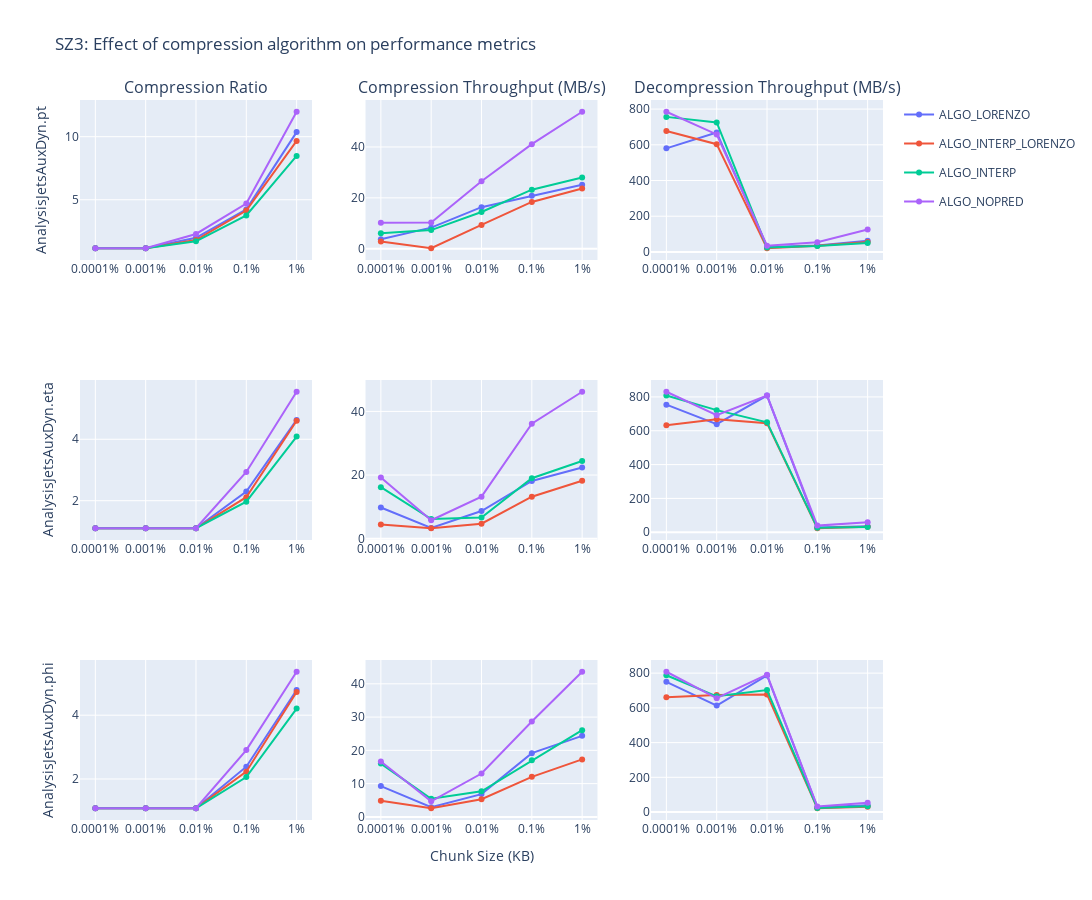
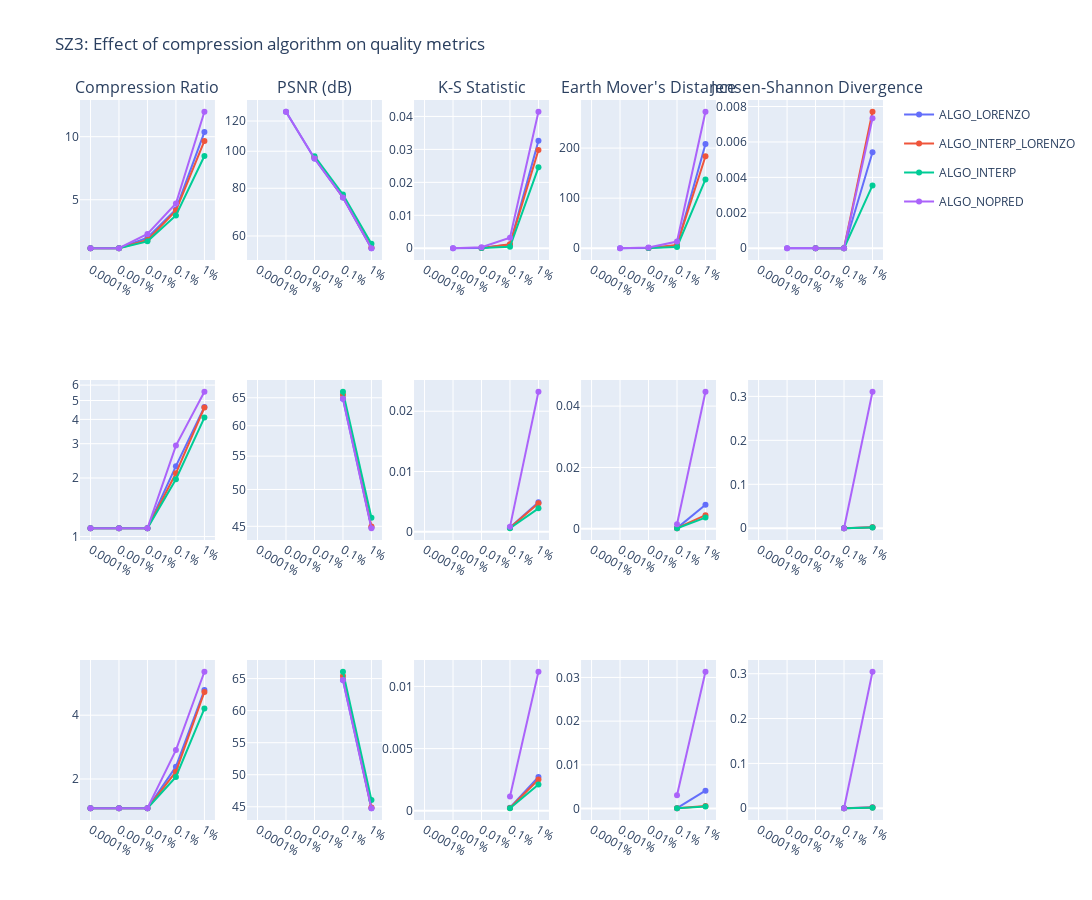

Notebook source saved alongside these figures, in order:
### Code cell
# Color mapping: group by variable type (.pt, .eta, .phi) with shades within each family
algorithms = df['config.compressor_config.cmprAlgo'].unique()

algo_colors = {
    '0': '#636EFA',  # Blue
    '1': '#EF553B',  # Red  
    '2': '#00CC96',  # Green
    '3': '#AB63FA',  # Purple
}

algo_names = {
    '0': 'ALGO_LORENZO',
    '1': 'ALGO_INTERP_LORENZO',
    '2': 'ALGO_INTERP',
    '3': 'ALGO_NOPRED',
}

# Ensure relErrorBound is numeric and get tick values
df['config.compressor_config.relErrorBound'] = pd.to_numeric(df['config.compressor_config.relErrorBound'])
tickvals = sorted(df['config.compressor_config.relErrorBound'].unique())

# Performance metrics
fig_system = make_subplots(
    rows=3, cols=3,
    subplot_titles=(
        'Compression Ratio',
        'Compression Throughput (MB/s)',
        'Decompression Throughput (MB/s)',        
    ),
)

branches = ['AnalysisJetsAuxDyn.pt', 'AnalysisJetsAuxDyn.eta', 'AnalysisJetsAuxDyn.phi']
for branch_idx, branch in enumerate(branches):
    branch_df = df[df['config.branches'] == branch]
    
    for algorithm in algorithms:
        alg_data = branch_df[branch_df['config.compressor_config.cmprAlgo'] == algorithm]
        
        fig_system.add_trace(go.Scatter(
            x=alg_data['config.compressor_config.relErrorBound'], 
            y=alg_data['results.compression_ratio'],
            mode='lines+markers',
            name=f"{algo_names[algorithm]}",
            legendgroup=f"{algo_names[algorithm]}",
            showlegend=(branch_idx + 1 == 1),
            line=dict(color=algo_colors[algorithm])
        ), row=branch_idx + 1, col=1)

        fig_system.add_trace(go.Scatter(
            x=alg_data['config.compressor_config.relErrorBound'], 
            y=alg_data['results.compression_throughput_mbps'],
            mode='lines+markers',
            name=f"{algo_names[algorithm]}",
            legendgroup=f"{algo_names[algorithm]}",
            showlegend=False,
            line=dict(color=algo_colors[algorithm])
        ), row=branch_idx + 1, col=2)
        
        fig_system.add_trace(go.Scatter(
            x=alg_data['config.compressor_config.relErrorBound'], 
            y=alg_data['results.decompression_throughput_mbps'],
            mode='lines+markers',
            name=f"{algo_names[algorithm]}",
            legendgroup=f"{algo_names[algorithm]}",
            showlegend=False,
            line=dict(color=algo_colors[algorithm])
        ), row=branch_idx + 1, col=3)
        
        
# Quality metrics

fig_quality = make_subplots(
    rows=3, cols=5,
    subplot_titles=(
        'Compression Ratio',
        'PSNR (dB)',
        'K-S Statistic',
        'Earth Mover\'s Distance',
        'Jensen-Shannon Divergence'
    ),
)
        
for branch_idx, branch in enumerate(branches):
    branch_df = df[df['config.branches'] == branch]
    for algorithm in algorithms:
        alg_data = branch_df[branch_df['config.compressor_config.cmprAlgo'] == algorithm]
        
        fig_quality.add_trace(go.Scatter(
            x=alg_data['config.compressor_config.relErrorBound'], 
            y=alg_data['results.compression_ratio'],
            mode='lines+markers',
            name=f"{algo_names[algorithm]}",
            legendgroup=f"{algo_names[algorithm]}",
            showlegend=(branch_idx + 1 == 1),
            line=dict(color=algo_colors[algorithm])
        ), row=branch_idx + 1, col=1)
        
        fig_quality.add_trace(go.Scatter(
            x=alg_data['config.compressor_config.relErrorBound'],
            y=alg_data['results.psnr'],
            mode='lines+markers',
            name=f"{algo_names[algorithm]}",
            legendgroup=f"{algo_names[algorithm]}",
            showlegend=False,
            line=dict(color=algo_colors[algorithm])
        ), row=branch_idx + 1, col=2)

        fig_quality.add_trace(go.Scatter(
            x=alg_data['config.compressor_config.relErrorBound'], 
            y=alg_data['results.ks_statistic'],
            mode='lines+markers',
            name=f"{algo_names[algorithm]}",
            legendgroup=f"{algo_names[algorithm]}",
            showlegend=False,
            line=dict(color=algo_colors[algorithm])
        ), row=branch_idx + 1, col=3)
        
        fig_quality.add_trace(go.Scatter(
            x=alg_data['config.compressor_config.relErrorBound'], 
            y=alg_data['results.earth_mover_distance'],
            mode='lines+markers',
            name=f"{algo_names[algorithm]}",
            legendgroup=f"{algo_names[algorithm]}",
            showlegend=False,
            line=dict(color=algo_colors[algorithm])
        ), row=branch_idx + 1, col=4)
        
        fig_quality.add_trace(go.Scatter(
            x=alg_data['config.compressor_config.relErrorBound'], 
            y=alg_data['results.jensen_shannon_divergence'],
            mode='lines+markers',
            name=f"{algo_names[algorithm]}",
            legendgroup=f"{algo_names[algorithm]}",
            showlegend=False,
            line=dict(color=algo_colors[algorithm])
        ), row=branch_idx + 1, col=5)
        
ticklabels = ['0.0001%', '0.001%', '0.01%','0.1%', '1%']
    
fig_system.update_xaxes(type='log', tickvals=tickvals, ticktext=ticklabels)
fig_system.update_xaxes(title_text='Chunk Size (KB)', row=3, col=2)

for branch_idx, branch in enumerate(branches):
    fig_system.update_yaxes(title_text=branch, row=branch_idx + 1, col=1)

fig_system.update_layout(
    height=300 * 3,
    width=400 * 3,
    title_text="SZ3: Effect of compression algorithm on performance metrics",
)

fig_quality.update_xaxes(type='log', tickvals=tickvals, ticktext=ticklabels)

fig_quality.update_yaxes(type='log', row=1, col=2)  # K-S on log scale
fig_quality.update_yaxes(type='log', row=2, col=1)  # EMD on log scale
fig_quality.update_yaxes(type='log', row=2, col=2)  # JS Divergence on log scale
fig_quality.update_layout(
    height=300 * 3,
    width=400 * 5,
    title_text="SZ3: Effect of compression algorithm on quality metrics",
)

fig_system.show()
fig_quality.show()
